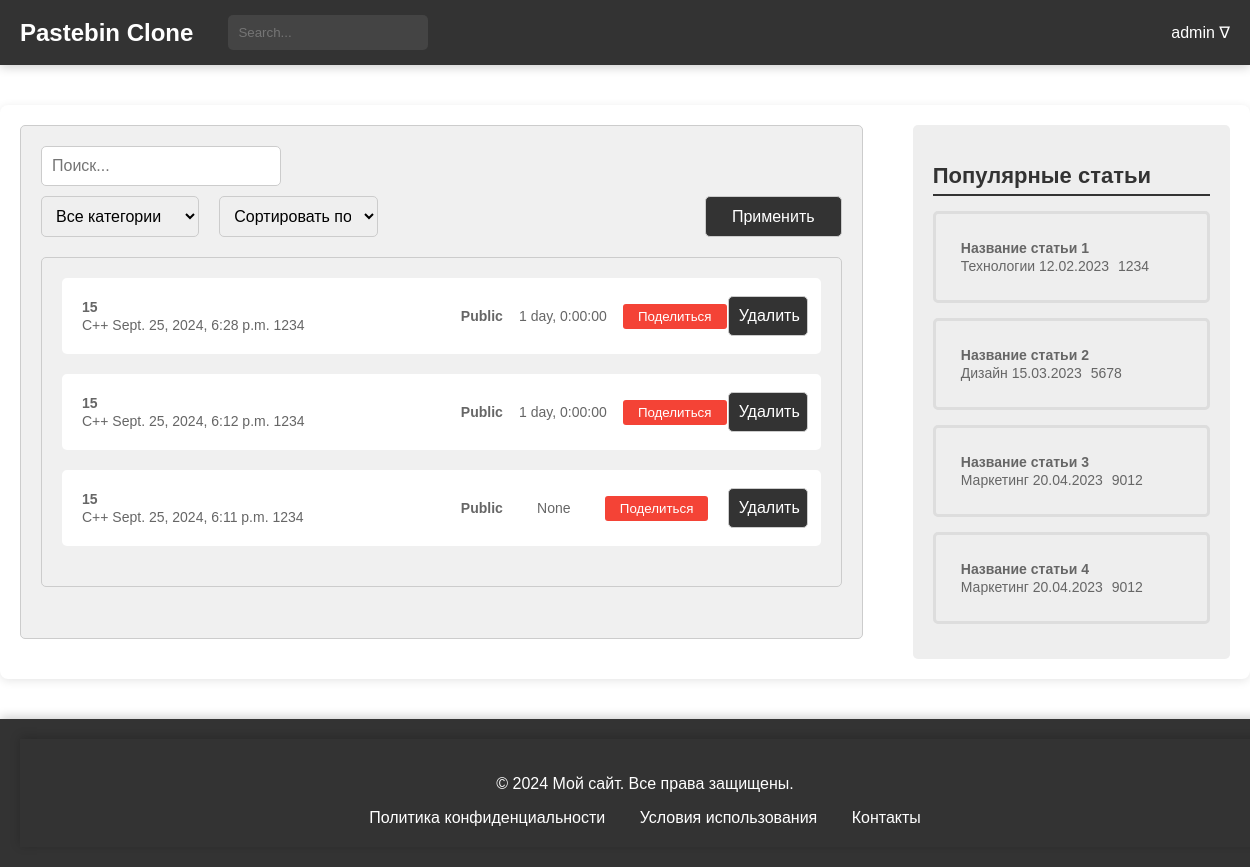
Screenshot of /users/posts/ (signed in) with the database file from the repository.
### users/models.py (models this page shows, shortened)
class CustomUser(AbstractUser):
    bio = models.TextField(blank=True, null=True)
    groups = models.ManyToManyField(
        'auth.Group',
        related_name='customuser_set',
        blank=True
    )
    user_permissions = models.ManyToManyField(
        'auth.Permission',
        related_name='customuser_set',
        blank=True
    )
    class Meta:
        verbose_name = "Пользователь"
        verbose_name_plural = "Пользователи"

### blog/models.py (models this page shows, shortened)
class Paste(models.Model):
    ACCESS_STATUS_CHOICES = [
        (0, 'Private'),
        (1, 'Public'),
        (2, 'Draft'),
    ]
    TIME_LIVE_CHOICES = [
        (None, 'Никогда'),
        (timedelta(hours=1), 'Через 1 час'),
        (timedelta(days=1), 'Через 1 день'),
        (timedelta(weeks=1), 'Через 1 неделю'),
    ]
    title = models.CharField(max_length=200)
    content = models.TextField()
    author = models.ForeignKey(User, on_delete=models.CASCADE)
    created_at = models.DateTimeField(auto_now_add=True)
    updated_at = models.DateTimeField(auto_now=True)
    slug = models.UUIDField(default=uuid.uuid4, editable=False, unique=True)
    tags = models.ManyToManyField(Tag, related_name='posts')
    category = models.ForeignKey(Category, on_delete=models.SET_NULL, null=True)
    access_status = models.IntegerField(choices=ACCESS_STATUS_CHOICES, default=1)
    time_live = models.DurationField(null=True, blank=True)  # Используйте DurationField
    password = models.CharField(max_length=100, null=True, blank=True)
    is_delete_after_read = models.BooleanField(default=False)
    class Meta:
        verbose_name = 'Паста'
        verbose_name_plural = 'Паста'

class Category(models.Model):
    name = models.CharField(max_length=30, unique=True)
    parent = models.ForeignKey(
        'self',
        on_delete=models.CASCADE,
        null=True, blank=True,
        related_name='subcategories'
    )
    def __str__(self):
        return self.name
    class Meta:
        verbose_name = 'Категория'
        verbose_name_plural = 'Категории'

### users/views.py (the view)
# urls.py: path('posts/', views.posts_list, name='posts-list'),
def posts_list(request):
    user = request.user
    posts = Paste.objects.filter(author=user).order_by('-created_at')
    return render(request, 'users/users_posts.html', {'posts': posts})

### users/templates/users/users_posts.html (shortened to what this page needs)
{% load static %}
<!DOCTYPE html>
<html lang="ru">
<head>
    <link rel="stylesheet" type="text/css" href="{% static 'css/users_posts.css' %}">
</head>
<body>
{% include 'blog/temps/header.html' %}
<main>
    <div class="main-container">
        <div class="post-filter">
            <form>
                <input type="search" placeholder="Поиск...">
                <div style="display: flex; justify-content: space-between; margin-top: 10px;">
                    <select name="category" style="width: 35%;">
                        <option value="">Все категории</option>
                    </select>
                    <select name="sort" style="width: 35%; margin-left: 20px;">
                        <option value="">Сортировать по</option>
                    </select>
                    <button type="submit" style="margin-left: 327px;">Применить</button>
                </div>
            </form>
            <div class="post-list">
                <ul>
                    {% for post in posts %}
                    <li class="post-item">
                        <div class="post-details">
                            <a href="#">
                                <span class="article-title">{{post.title}}</span>
                                <br>
                                <span class="article-meta">{{post.category}} {{post.created_at}}  1234</span>
                            </a>
                        </div>
                        <div class="post-actions">
                            <span class="post-status">{{ post.get_access_status_display }}</span>
                            <span class="post-time">{{ post.time_live }}</span>
                            <button onclick="copyToClipboard('{{ request.build_absolute_uri|add:post.slug }}')">
                                Поделиться
                            </button>
                            <form method="post" action="{% url 'blog:post-delete' post.id %}">
                                <button type="submit">Удалить</button>
                            </form>
                        </div>
                    </li>
                    {% endfor %}
                </ul>
            </div>
        </div>
        {% include 'blog/temps/popular_posts.html' %}
    </div>
</main>
{% include 'blog/temps/footer.html' %}
</body>
</html>

### blog/templates/blog/temps/header.html (shortened to what this page needs)
{% load static %}
<head>
    <link rel="stylesheet" type="text/css" href="{% static 'css/header.css' %}">
</head>
<header>
    <div class="header-container">
        <a href="{% url 'blog:index' %}" style='all: unset;'>
            <div class="header-logo">Pastebin Clone</div>
        </a>
        <div class="header-search">
            <input type="search" placeholder="Search...">
        </div>
        {% if request.user.is_authenticated %}
        <div class="header-auth">
            <span class="dropdown-toggle" style="margin-left: 10px; position: relative;">
                {{ request.user.username }} &#8711;
            </span>
        </div>
        {% else %}
        <div class="header-auth">
            <a href="{% url 'users:login' %}" class="auth-link">Log In /</a>
            <a href="{% url 'users:register' %}" class="auth-link">Sign In</a>
        </div>
        {% endif %}
    </div>
</header>

### users/static/css/users_posts.css (style rules this page uses)
body { margin: 0; padding: 0; font-family: Arial, sans-serif; }
.main-container { display: flex; justify-content: space-between; max-width: 1400px; margin: 40px auto; padding: 20px; box-shadow: 0 2px 10px rgba(0, 0, 0, 0.1); border-radius: 8px; background-color: #ffffff; }
.post-list ul { list-style: none; padding: 0; margin: 0; }
.post-list li { margin-bottom: 20px; }
.post-list a { display: block; padding: 10px; background-color: #fff; border-radius: 5px; text-decoration: none; color: #333; transition: background-color 0.3s; }
.post-list span { font-size: 14px; color: #666; }
.post-filter { background-color: #f0f0f0; padding: 20px; border: 1px solid #ccc; border-radius: 5px; margin-bottom: 20px; }
.post-filter form { display: flex; flex-wrap: wrap; justify-content: space-between; }
.post-filter input[type="search"], .post-filter select, .post-filter button[type="submit"] { width: 30%; padding: 10px; font-size: 16px; border: 1px solid #ccc; border-radius: 5px; }
.post-filter button[type="submit"] { background-color: #333; color: #fff; cursor: pointer; margin-left: auto; }
.post-list { background-color: #f0f0f0; border: 1px solid #ccc; border-radius: 5px; margin-top: 20px; padding: 20px; }
.post-item { display: flex; justify-content: space-between; align-items: center; margin-bottom: 20px; background-color: #fff; padding: 10px; border-radius: 5px; transition: background-color 0.3s; }
.post-details { flex-grow: 1; margin-right: 20px; }
.post-actions { display: flex; align-items: center; justify-content: space-between; min-width: 350px; }
.post-actions span { margin-right: 15px; }
.post-actions form { display: inline; margin: 0; padding: 0; }
.post-actions button { padding: 5px 15px; background-color: #f44336; color: white; border: none; border-radius: 3px; cursor: pointer; transition: background-color 0.3s; min-width: 80px; }
.post-status { font-weight: bold; color: #4CAF50; }
.post-time { color: #FF9800; }
.article-title { font-weight: bold; font-size: 34px; }

### blog/static/css/header.css (style rules this page uses)
header { width: 100%; background-color: #333; }
.header-container { color: #fff; padding: 15px 20px; display: flex; align-items: center; box-shadow: 0 2px 10px rgba(0, 0, 0, 0.2); max-width: 1400px; margin: 0 auto; }
.header-logo { font-size: 24px; font-weight: bold; margin-right: 15px; }
.header-search { flex-grow: 1; display: flex; margin-left: 20px; }
.header-search input[type="search"] { padding: 10px; border: none; border-radius: 5px; background-color: #444; color: #fff; transition: background-color 0.3s; width: 200px; }
.header-auth { display: flex; align-items: center; position: relative; }

### blog/static/css/footer.css (style rules this page uses)
html, body { height: 100%; margin: 0; }
body { display: flex; flex-direction: column; }
main { flex: 1; }

### rows the page displays
CustomUser: user.username "admin"
Paste: title "15", category "C++", created_at "Sept. 25, 2024, 6:28 p.m.", access_status "Public", time_live "1 day, 0:00:00"
Paste: title "15", category "C++", created_at "Sept. 25, 2024, 6:12 p.m.", access_status "Public", time_live "1 day, 0:00:00"
Paste: title "15", category "C++", created_at "Sept. 25, 2024, 6:11 p.m.", access_status "Public", time_live "None"
